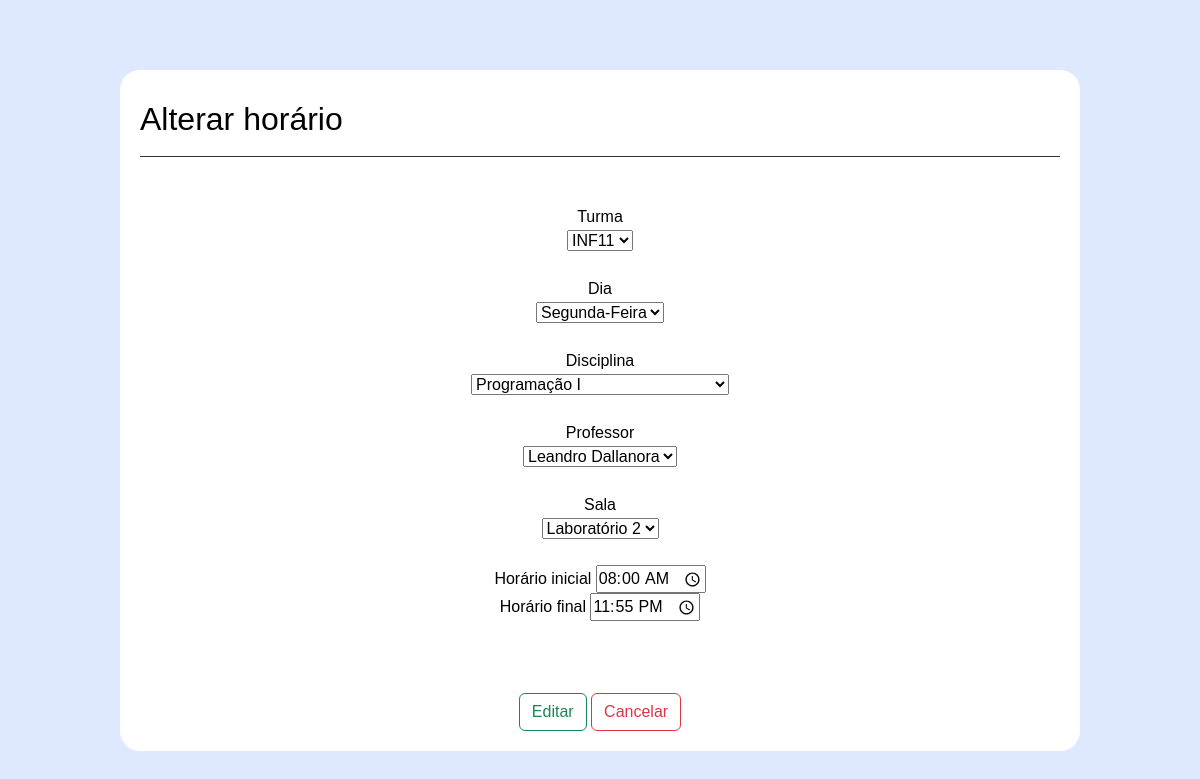
Screenshot of /crud/crud_horario/formedit.php?id_horario=31 (signed in) with the database file from the repository.
### tables this page shows
CREATE TABLE IF NOT EXISTS `horario` (
  `id_horario` int NOT NULL AUTO_INCREMENT,
  `dia` char(15) NOT NULL,
  `fk_professor` int NOT NULL,
  `horario_inicio` time NOT NULL,
  `horario_fim` time NOT NULL,
  `fk_sala_n_sala` int NOT NULL,
  `fk_disciplina_id_disciplina` int NOT NULL,
  `fk_turma_id_turma` int NOT NULL,
  PRIMARY KEY (`id_horario`),
  KEY `fk_horario_sala` (`fk_sala_n_sala`),
  KEY `fk_horario_disciplina` (`fk_disciplina_id_disciplina`),
  KEY `fk_horario_turma` (`fk_turma_id_turma`),
  KEY `fk_horario_usuario` (`fk_professor`)
);

CREATE TABLE IF NOT EXISTS `usuario` (
  `id_usuario` int NOT NULL AUTO_INCREMENT,
  `nome_usuario` varchar(255) NOT NULL,
  `email` varchar(200) NOT NULL,
  `senha` varchar(255) NOT NULL,
  `nivel` int NOT NULL,
  PRIMARY KEY (`id_usuario`)
);

### crud/crud_horario/formedit.php (the view, shortened to what this page needs)
<?php include('../../conecta.php');
$id_horario = $_GET['id_horario'];
$selecione_horario = "SELECT * FROM horario
INNER JOIN sala ON fk_sala_n_sala = n_sala
INNER JOIN disciplina ON id_disciplinas = fk_disciplina_id_disciplina
INNER JOIN turma ON id_turma = fk_turma_id_turma
WHERE id_horario = $id_horario;";
$resultado = mysqli_query($conexao, $selecione_horario);
$dados_horario = mysqli_fetch_assoc($resultado);
?>
<!DOCTYPE html>
<html lang="pt_br">
<head>
    <link rel="stylesheet" href="../../css/bootstrap.min.css">
    <link rel="stylesheet" href="../../css/layout.css">
</head>
<body>
    <div class="container">
        <header>
            <h2>Alterar horário</h2>
        </header>
        <br><br>
        <div style="text-align: center;">
            <form action="alterar.php" method="get">
                <label for="turma">Turma</label><br>
                <select name="turma" required>
                    <?php
                    $sql = "SELECT * FROM turma";
                    $exe = mysqli_query($conexao, $sql);
                    while ($dados = mysqli_fetch_assoc($exe)) { ?>
                        <option value="<?php echo $dados['id_turma']; ?>"
                            <?php if ($dados_horario['nome_turma'] == $dados['nome_turma']) {
                                echo 'selected';
                            } ?>>
                            <?php echo $dados['nome_turma']; ?>
                        </option>
                    <?php } ?>
                </select><br><br>
                <label style="text-align: left;" for="dia">Dia</label><br>
                <select name="dia" required>
                    <?php
                    $sql = "SELECT dia FROM horario";
                    $exe = mysqli_query($conexao, $sql);
                    while ($dados = mysqli_fetch_assoc($exe)) { ?>
                        <option value="<?php echo $dados['dia']; ?>"
                            <?php if ($dados_horario['dia'] == $dados['dia']) {
                                echo 'selected';
                            } ?>>
                            <?php echo $dados['dia']; ?>
                        </option>
                    <?php } ?>
                </select><br><br>
                <label style="text-align: left;" for="disciplina">Disciplina</label><br>
                <select name="disciplina" required>
                    <?php
                    $sql = "SELECT * FROM disciplina";
                    $exe = mysqli_query($conexao, $sql);
                    while ($dados = mysqli_fetch_assoc($exe)) { ?>
                        <option value="<?php echo $dados['id_disciplinas']; ?>"
                            <?php if ($dados_horario['nome_disciplina'] == $dados['nome_disciplina']) {
                                echo 'selected';
                            } ?>>
                            <?php echo $dados['nome_disciplina']; ?>
                        </option>
                    <?php } ?>
                </select><br><br>
                <label for="professor">Professor</label><br>
                <select name="professor" required>
                    <?php
                    $sql = "SELECT * FROM horario INNER JOIN usuario ON id_usuario = fk_professor";
                    $exe = mysqli_query($conexao, $sql);
                    while ($dados = mysqli_fetch_assoc($exe)) { ?>
                        <option value="<?php echo $dados['fk_professor']; ?>"
                            <?php if ($dados_horario['fk_professor'] == $dados['fk_professor']) {
                                echo 'selected';
                            } ?>>
                            <?php echo $dados['nome_usuario']; ?>
                        </option>
                    <?php } ?>
                </select><br><br>
                <label for="sala">Sala</label><br>
                <select name="sala" required>
                    <?php
                    $sql = "SELECT * FROM sala";
                    $exe = mysqli_query($conexao, $sql);
                    while ($dados = mysqli_fetch_assoc($exe)) { ?>
                        <option value="<?php echo $dados['n_sala']; ?>"
                            <?php if ($dados_horario['descricao'] == $dados['descricao']) {
                                echo 'selected';
                            } ?>>
                            <?php echo $dados['descricao']; ?>
                        </option>
                    <?php } ?>
                </select><br><br>
                <?php
                $sql = "SELECT * FROM horario Where id_horario = $id_horario";
                $exe2 = mysqli_query($conexao, $sql);
                $dados = mysqli_fetch_assoc($exe2) ?>
                <label>Horário inicial <input value="<?php echo $dados['horario_inicio'] ?>" type="time" name="horario_inicio" required></label><br>
                <label>Horário final <input value="<?php echo $dados['horario_fim'] ?>" type="time" name="horario_fim" required></label><br><br>
                </select><br><br>
                <button type="submit" class="btn btn-outline-success">Editar</button>
                <a href="formcad.php" class="btn btn-outline-danger">Cancelar</a>
        </div>
</body>
</html>

### css/layout.css (style rules this page uses)
body { margin: 0; padding: 0; font-family: Arial, sans-serif; background-color: rgb(222, 232, 255); color: #000000; }
.container { width: 80%; margin: 0 auto; padding: 20px; background-color: white; border-radius: 20px; margin-top: 70px; }
header { display: flex; justify-content: space-between; align-items: center; padding: 10px 0; border-bottom: 1px solid #333; }

### rows the page displays
horario: dia "Segunda-Feira", professor "Leandro Dallanora", horario_inicio "08:00:00", horario_fim "23:55:00"

### other values shown
form field turma "INF11"
form field disciplina "Programação I"
form field sala "Laboratório 2"
